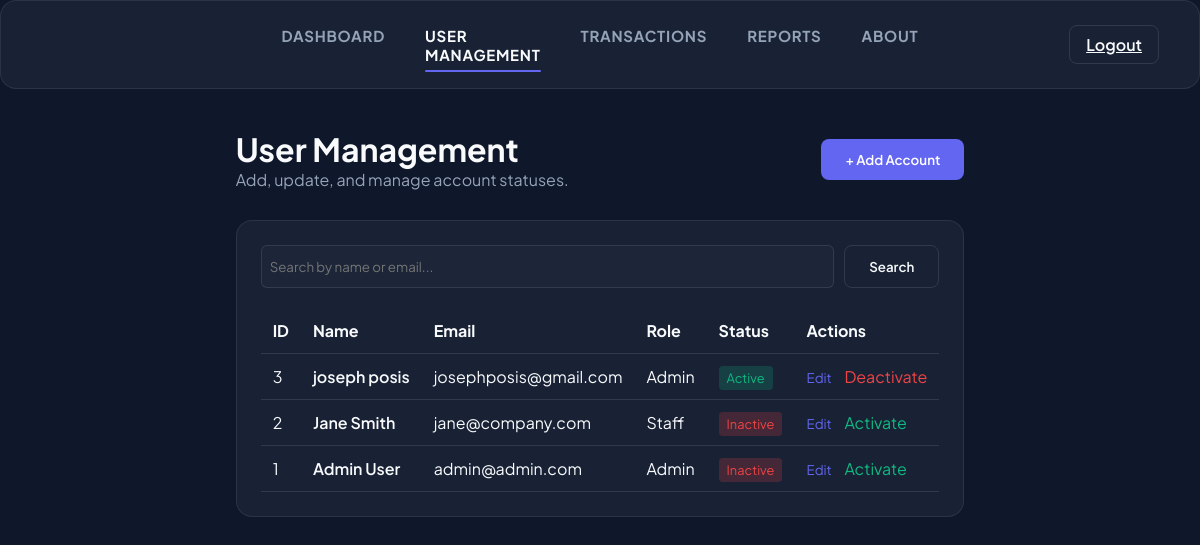
The app's page /users.php (signed in) with its own data.
### tables this page shows
CREATE TABLE `users` (
  `id` int(11) NOT NULL,
  `first_name` varchar(50) NOT NULL,
  `last_name` varchar(50) NOT NULL,
  `email` varchar(100) NOT NULL,
  `password` varchar(255) NOT NULL,
  `role` varchar(50) NOT NULL DEFAULT 'Staff',
  `status` varchar(20) NOT NULL DEFAULT 'Active'
);

### users.php (the view, shortened to what this page needs)
<?php
$database = new Database();
$db = $database->getConnection();
$search = $_GET['search'] ?? '';
$query = "SELECT * FROM users";
$query .= " ORDER BY id DESC";
$stmt = $db->prepare($query);
$stmt->execute();
$users = $stmt->fetchAll(PDO::FETCH_ASSOC);
?>
<!DOCTYPE html>
<html lang="en">
<head>
    <link rel="stylesheet" href="styles.css">
    <link rel="stylesheet" href="https://cdnjs.cloudflare.com/ajax/libs/font-awesome/6.0.0/css/all.min.css">
</head>
<body>
    <nav class="glass">
        <div class="nav-links">
            <a href="dashboard.php">Dashboard</a>
            <a href="users.php" class="active">User Management</a>
            <a href="transactions_enrollment.php">Transactions</a>
            <a href="report_generator.php">Reports</a>
            <a href="about.php">About</a>
        </div>
        <div>
            <a href="logout.php" class="btn btn-outline" style="padding: 8px 16px;">Logout</a>
        </div>
    </nav>
    <div class="container animate-fade-in">
        <header style="display: flex; justify-content: space-between; align-items: center; margin-bottom: 30px;">
            <div>
                <h1 style="font-size: 2rem;">User Management</h1>
                <p style="color: var(--text-muted);">Add, update, and manage account statuses.</p>
            </div>
            <button onclick="openModal()" class="btn btn-primary">+ Add Account</button>
        </header>
        <div class="glass" style="padding: 24px;">
            <form method="GET" style="display: flex; gap: 10px; margin-bottom: 20px;">
                <input type="text" name="search" placeholder="Search by name or email..." value="<?= htmlspecialchars($search) ?>" style="padding: 8px; border-radius: 6px; border: 1px solid var(--border); background: var(--bg-card); color: var(--text);">
                <button type="submit" class="btn btn-outline">Search</button>
            </form>
            <table class="table">
                <thead>
                    <tr>
                        <th>ID</th>
                        <th>Name</th>
                        <th>Email</th>
                        <th>Role</th>
                        <th>Status</th>
                        <th>Actions</th>
                    </tr>
                </thead>
                <tbody>
                    <?php foreach ($users as $user): ?>
                    <tr>
                        <td><?= $user['id'] ?></td>
                        <td style="font-weight: 600;"><?= htmlspecialchars($user['first_name'] . ' ' . $user['last_name']) ?></td>
                        <td><?= htmlspecialchars($user['email']) ?></td>
                        <td><?= htmlspecialchars($user['role']) ?></td>
                        <td>
                            <span class="badge <?= $user['status'] === 'Active' ? 'badge-active' : 'badge-inactive' ?>">
                                <?= $user['status'] ?>
                            </span>
                        </td>
                        <td>
                            <button onclick="editUser(<?= htmlspecialchars(json_encode($user)) ?>)" style="background: none; border: none; color: var(--primary); cursor: pointer; margin-right: 10px;">Edit</button>
                            <a href="users.php?action=toggle&id=<?= $user['id'] ?>&status=<?= $user['status'] ?>" style="color: <?= $user['status'] === 'Active' ? '#ef4444' : '#10b981' ?>; text-decoration: none;">
                                <?= $user['status'] === 'Active' ? 'Deactivate' : 'Activate' ?>
                            </a>
                        </td>
                    </tr>
                    <?php endforeach; ?>
                </tbody>
            </table>
        </div>
    </div>
</body>
</html>

### styles.css (style rules this page uses)
:root { --primary: #6366f1; --primary-hover: #4f46e5; --bg-main: #0f172a; --bg-card: rgba(30, 41, 59, 0.7); --text-main: #f8fafc; --text-muted: #94a3b8; --border: rgba(255, 255, 255, 0.1); --glass-bg: rgba(255, 255, 255, 0.03); --glass-border: rgba(255, 255, 255, 0.08); }
* { margin: 0; padding: 0; box-sizing: border-box; font-family: 'Plus Jakarta Sans', sans-serif; }
body { background: var(--bg-main); color: var(--text-main); min-height: 100vh; display: flex; flex-direction: column; }
.glass { background: var(--bg-card); backdrop-filter: blur(12px); border: 1px solid var(--glass-border); border-radius: 16px; }
.btn { padding: 12px 24px; border-radius: 8px; font-weight: 600; cursor: pointer; border: none; display: inline-flex; align-items: center; justify-content: center; gap: 8px; transition: all 0.2s; }
.btn-primary { background: var(--primary); color: white; }
.btn-outline { background: transparent; border: 1px solid var(--border); color: var(--text-main); }
input, select, textarea { width: 100%; padding: 12px 16px; background: rgba(15, 23, 42, 0.6); border: 1px solid var(--glass-border); border-radius: 8px; color: white; outline: none; transition: border-color 0.2s; }
nav { display: flex; justify-content: space-between; align-items: center; padding: 24px 40px; border-bottom: 1px solid var(--border); position: sticky; top: 0; z-index: 50; }
nav > div:first-child, nav > div:last-child { flex: 1; }
nav > div:last-child { display: flex; justify-content: flex-end; }
.nav-links { display: flex; gap: 40px; justify-content: center; flex: 2; }
.nav-links a { color: var(--text-muted); text-decoration: none; font-weight: 700; font-size: 0.9375rem; text-transform: uppercase; letter-spacing: 0.05em; transition: all 0.2s; position: relative; }
.nav-links a:hover, .nav-links a.active { color: var(--text-main); }
.nav-links a.active::after { content: ''; position: absolute; bottom: -8px; left: 0; width: 100%; height: 2px; background: var(--primary); border-radius: 2px; }
.container { max-width: 1200px; margin: 0 auto; padding: 40px 20px; }
.animate-fade-in { animation: fadeIn 0.5s ease-out forwards; }

### users.php (style rules this page uses)
.table { width: 100%; border-collapse: collapse; margin-top: 20px; }
.table th, .table td { padding: 12px; text-align: left; border-bottom: 1px solid var(--border); }
.badge { padding: 4px 8px; border-radius: 4px; font-size: 0.8rem; }
.badge-active { background-color: rgba(16, 185, 129, 0.2); color: #10b981; }
.badge-inactive { background-color: rgba(239, 68, 68, 0.2); color: #ef4444; }

### records on screen
users: id "3", first_name+last_name "joseph posis", email "josephposis@gmail.com", role "Admin", status "Active", shows "Deactivate"
users: id "2", first_name+last_name "Jane Smith", email "jane@company.com", role "Staff", status "Inactive", shows "Activate"
users: id "1", first_name+last_name "Admin User", email "admin@admin.com", role "Admin", status "Inactive", shows "Activate"
